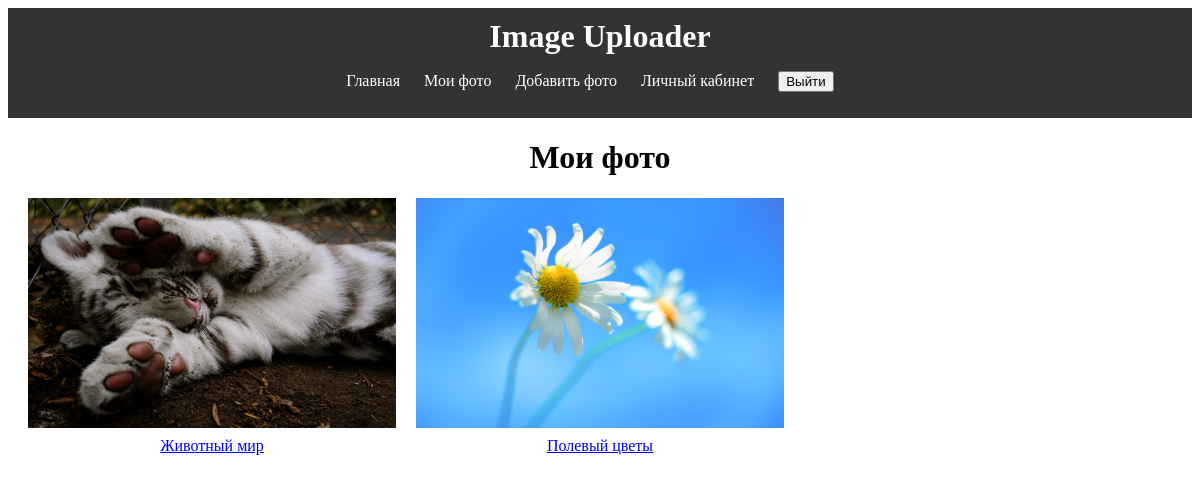
The app's page /myimages/ (signed in), older data.
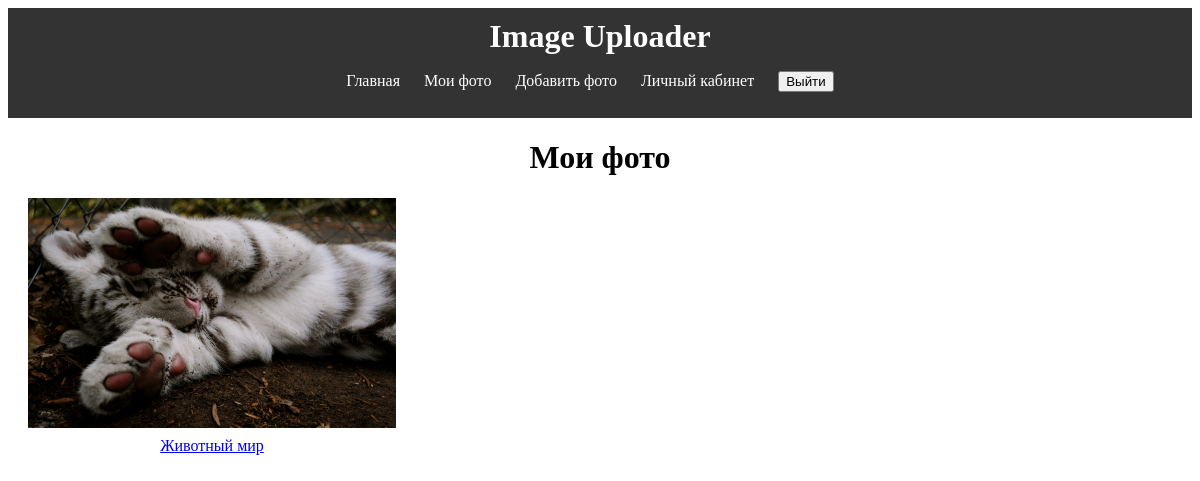
The same page, newer data.
### app/models.py (models this page shows, shortened)
class Image(models.Model):
    file = models.ImageField(upload_to='static/images/', verbose_name='Файл')
    description = models.TextField(verbose_name='Описание')
    category = models.ForeignKey(Category, on_delete=models.CASCADE, verbose_name='Категория')
    user = models.ForeignKey(User, on_delete=models.CASCADE, verbose_name='Пользователь')
    is_deleted = models.BooleanField(default=False)
    uploaded_at = models.DateTimeField(auto_now_add=True, verbose_name='Дата создания')
    updated_at = models.DateTimeField(auto_now=True, verbose_name='Дата обновления')
    deleted_at = models.DateTimeField(null=True, blank=True, verbose_name='Дата удаления')
    class Meta:
        verbose_name = "Изображение"
        verbose_name_plural = "Изображения"

### myimages/views.py (the view)
# urls.py: path('', include('myimages.urls')),
@login_required
def myimages(request):
    user = request.user
    images = Image.objects.filter(user=user, is_deleted=False)
    return render(request, 'myimages.html', {'images': images})

### myimages/templates/myimages.html (shortened to what this page needs)
{% extends 'base.html' %}
{% block content %}
<h1 style="text-align: center;">Мои фото</h1>
    {% if images %}
        <div class="image-container">
            {% for image in images %}
                <div class="image-item">
                    <img src="{{ image.file.url }}">
                    <p class="image-caption">
                    <a href="{% url 'my_image_detail' image.id %}">{{ image.description|truncatechars:40 }}</a>
                    </p>
                </div>
            {% endfor %}
        </div>
    {% else %}
        <div style="text-align: center;">
            <h1>У Вас пока нет фото, но Вы можете их <a href="{% url 'add_image' %}">добавить</a></h1>
        </div>
    {% endif %}
{% endblock %}

Row changes from the older to the newer data that the page shows:
no longer on this page (row edited): Image: file (picture), description "Полевый цветы"
